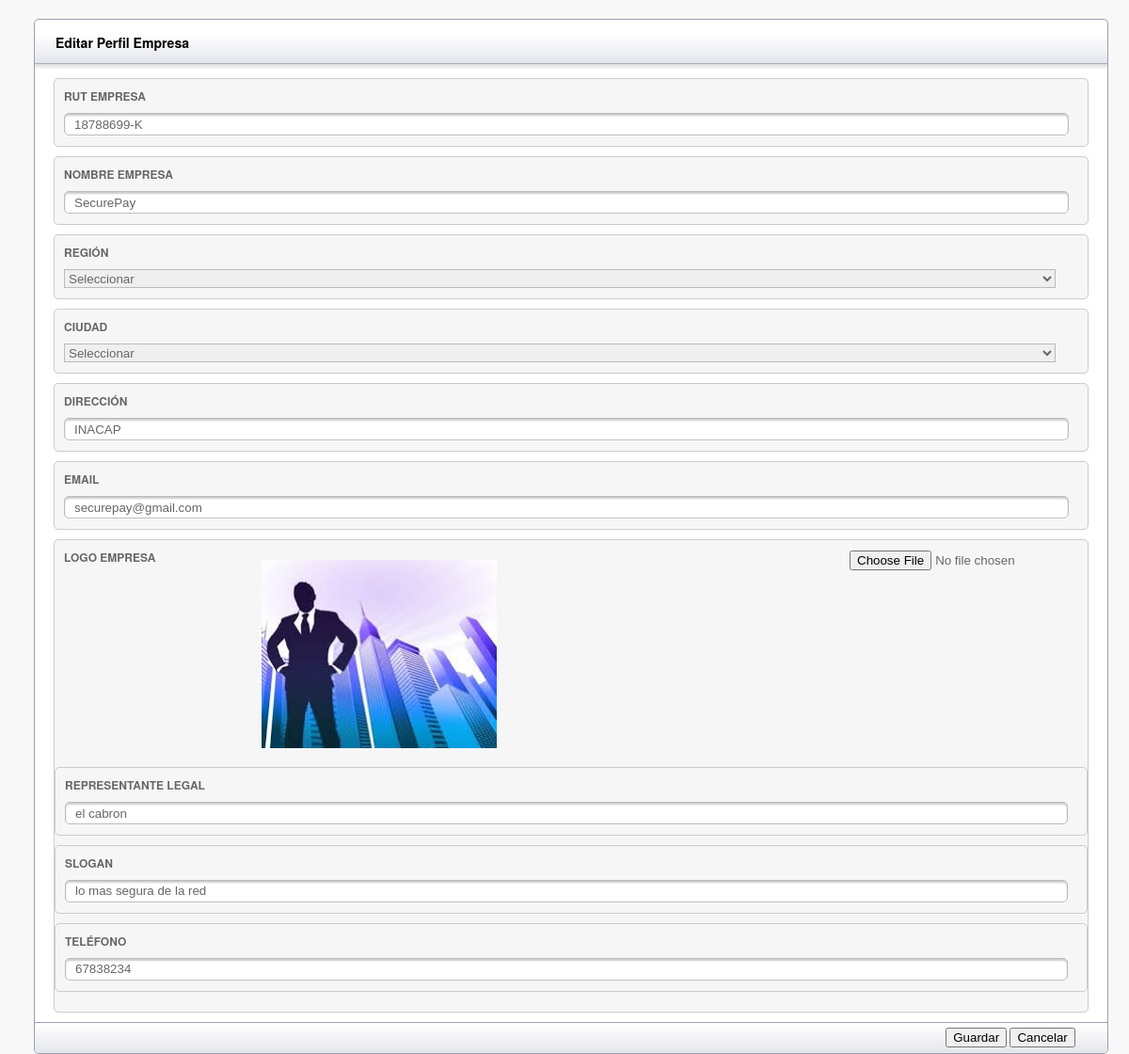
The page /Views/admin/Administrar_Sitio/Perfil/editar.php on the database its author committed.
### tables this page shows
CREATE TABLE IF NOT EXISTS `perfil_empresa` (
  `rut_empresa` varchar(20) NOT NULL,
  `nombre_empresa` varchar(50) NOT NULL,
  `id_region` int(11) NOT NULL,
  `id_ciudad` int(11) NOT NULL,
  `direccion` varchar(200) NOT NULL,
  `email` varchar(100) NOT NULL,
  `logo` varchar(100) NOT NULL,
  `representante` varchar(100) NOT NULL,
  `slogan` varchar(100) NOT NULL,
  `telefono` int(11) NOT NULL,
  `rut` varchar(15) NOT NULL,
  `fecha` date NOT NULL,
  PRIMARY KEY (`rut_empresa`),
  KEY `id_region` (`id_region`),
  KEY `id_ciudad` (`id_ciudad`),
  KEY `rut` (`rut`)
);

### Conection/db.php (called while the page is built, shortened)
<?php
class Conectar{
    public static function conexion(){
        $conexion=new mysqli("localhost", "root", "", "securepay_bd");
        $conexion->query("SET NAMES 'utf8'");
        return $conexion;
    }
}
?>

### Controller/perfil_empresa.controller.php (called while the page is built, shortened)
<?php
require_once("../../../../Model/perfil_empresa.model.php");
	function buscar_perfil_empresa(){
		$empresa=new perfil_empresa_model();
		$datos=$empresa->get_perfil_empresa();
		return $datos;
	}
?>

### Model/perfil_empresa.model.php (called while the page is built, shortened)
<?php
class perfil_empresa_model{
    private $db;
    private $perfil_empresa;
    public function __construct(){
        $this->db=Conectar::conexion();
        $this->perfil_empresa=array();
    }
    public function buscar_existente()
	{
		$consulta=$this->db->query("SELECT rut_empresa FROM perfil_empresa;");
        while($filas=$consulta->fetch_assoc()){
            $this->perfil_empresa[]=$filas;
        }
        return $this->perfil_empresa;
	}
    public function get_perfil_empresa(){
        $consulta=$this->db->query("SELECT perfil_empresa.rut_empresa, perfil_empresa.nombre_empresa, perfil_empresa.direccion, perfil_empresa.email, perfil_empresa.logo, perfil_empresa.representante, perfil_empresa.slogan, perfil_empresa.telefono, region.nombre_region, ciudad.nombre_ciudad FROM perfil_empresa , region, ciudad WHERE perfil_empresa.id_region = region.id_region AND perfil_empresa.id_ciudad = ciudad.id_ciudad;");
        while($filas=$consulta->fetch_assoc()){
            $this->perfil_empresa[]=$filas;
        }
        return $this->perfil_empresa;
    }
}
?>

### Views/admin/Administrar_Sitio/Perfil/editar.php (the view, shortened to what this page needs)
<?php
 require_once("../../../../Conection/db.php");
 require_once("../../../../Controller/perfil_empresa.controller.php");
?>
<!DOCTYPE html PUBLIC "-//W3C//DTD XHTML 1.0 Transitional//EN" "http://www.w3.org/TR/xhtml1/DTD/xhtml1-transitional.dtd">
<html xmlns="http://www.w3.org/1999/xhtml">
<head>
<link rel="stylesheet" href="../../../../css/layout.css" type="text/css" media="screen" />
</head>
<body>
<article class="module width_full">
			<header><h3 style="padding-left: 22px;">Editar Perfil Empresa</h3></header>
				<div class="module_content">
            <?php
			$rut_empresa = existe();
					if (empty($rut_empresa)) {
					?>
<fieldset>
							<label>Rut Empresa</label>
							<input type="text" value="" id="rut_empresa" required="required">
						</fieldset>
                        <fieldset>
							<label>Nombre Empresa</label>
							<input type="text" value="" id="nombre_empresa" required="required">
						</fieldset>
                 		<fieldset>
                            <label>Región</label>
                            <select name="id_region" id="id_region">
                              <option value="Seleccionar">Seleccionar</option>
                              <option value="15">Arica</option>
                            </select>
                        </fieldset>
						<fieldset>
                             <label>Ciudad</label>
                            <select name="id_ciudad" id="id_ciudad">
                              <option value="Seleccionar">Seleccionar</option>
                              <option value="14">Arica</option>
                            </select>
                        </fieldset>
                        <fieldset>
							<label>Dirección</label>
							<input type="text" value="" id="direccion" required="required">
						</fieldset>
                        <fieldset>
							<label>Email</label>
							<input type="text" value="" id="email" required="required">
						</fieldset>
                        <fieldset>
							<label>Logo Empresa</label>
                            <img src="../../../../images/Logos/" id="img" height="200" width="250" style="margin:10px" />
							<input style="float:right;" type="file" class="file-input" size="32" id="imagen" required="required">
                         <fieldset>
							<label>Representante Legal</label>
							<input type="text" value="" id="representante" required="required">
						</fieldset>
                          <fieldset>
							<label>Slogan</label>
							<input type="text" value="" id="slogan" required="required">
						</fieldset>
                           <fieldset>
							<label>Teléfono</label>
							<input type="text" value="" id="telefono" required="required">
						</fieldset>
		<?php
		}else
		{
foreach (buscar_perfil_empresa() as $dato) {
			?>
                        <fieldset>
							<label>Rut Empresa</label>
							<input type="text" value="<?php echo $dato['rut_empresa'] ?>" id="rut_empresa" required="required">
						</fieldset>
                        <fieldset>
							<label>Nombre Empresa</label>
							<input type="text" value="<?php echo $dato['nombre_empresa'] ?>" id="nombre_empresa" required="required">
						</fieldset>
                 		<fieldset>
                            <label>Región</label>
                            <select name="id_region" id="id_region">
                              <option value="Seleccionar">Seleccionar</option>
                            </select>
                        </fieldset>
						<fieldset>
                             <label>Ciudad</label>
                            <select name="id_ciudad" id="id_ciudad">
                              <option value="Seleccionar">Seleccionar</option>
                            </select>
                        </fieldset>
                        <fieldset>
							<label>Dirección</label>
							<input type="text" value="<?php echo $dato['direccion'] ?>" id="direccion" required="required">
						</fieldset>
                        <fieldset>
							<label>Email</label>
							<input type="text" value="<?php echo $dato['email'] ?>" id="email" required="required">
						</fieldset>
                        <fieldset>
							<label>Logo Empresa</label>
                            <img src="../../../../images/Logos/<?php echo $dato["logo"] ?>" id="img" height="200" width="250" style="margin:10px" />
							<input style="float:right;" type="file" class="file-input" size="32" id="imagen" required="required">
                         <fieldset>
							<label>Representante Legal</label>
							<input type="text" value="<?php echo $dato['representante'] ?>" id="representante" required="required">
						</fieldset>
                          <fieldset>
							<label>Slogan</label>
							<input type="text" value="<?php echo $dato['slogan'] ?>" id="slogan" required="required">
						</fieldset>
                           <fieldset>
							<label>Teléfono</label>
							<input type="text" value="<?php echo $dato['telefono'] ?>" id="telefono" required="required">
						</fieldset>
			<?php
				}
			} ?>
				</div>
			<footer>
				<div class="submit_link">
					<input type="button" value="Guardar" class="alt_btn">
				  <input type="button" value="Cancelar">
			  </div>
			</footer>
		</article>
</body>
</html>

### css/layout.css (style rules this page uses)
html, div, map, dt, isindex, form, header, aside, section, section, article, footer { display: block; }
html, body { height: 100%; margin: 0; padding: 0; font-family: "Helvetica Neue", Helvetica, Arial, Verdana, sans-serif; background: #F8F8F8; font-size: 12px; }
.module { border: 1px solid #9BA0AF; width: 100%; margin: 20px 3% 0 3%; margin-top: 20px; -webkit-border-radius: 5px; -moz-border-radius: 5px; border-radius: 5px; background: #ffffff; }
.module header { height: 38px; width: 100%; background: #F1F1F4 url(../images/secondary_bar.png) repeat-x; -webkit-border-top-left-radius: 5px; -webkit-border-top-right-radius: 5px; -moz-border-radius-topleft: 5px; -moz-border-radius-topright: 5px; border-top-left-radius: 5px; border-top-right-radius: 5px; }
.module footer { height: 32px; width: 100%; border-top: 1px solid #9CA1B0; background: #F1F1F4 url(../images/module_footer_bg.png) repeat-x; -webkit-border-bottom-left-radius: 5px; -webkit-border-bottom-right-radius: 5px; -moz-border-radius-bottomleft: 5px; -moz-border-radius-bottomright: 5px; -webkit-border-bottom-left-radius: 5px; -webkit-border-bottom-right-radius: 5px; }
.module_content { margin: 10px 20px; color: #666; }
.width_full { width: 95%; }
fieldset { -webkit-border-radius: 5px; -moz-border-radius: 5px; border-radius: 5px; background: #F6F6F6; border: 1px solid #ccc; padding: 1% 0%; margin: 10px 0; }
fieldset label { display: block; float: left; width: 200px; height: 25px; line-height: 25px; text-shadow: 0 1px 0 #fff; font-weight: bold; padding-left: 10px; margin: -5px 0 5px 0; text-transform: uppercase; }
fieldset input[type=text] { -webkit-border-radius: 5px; -moz-border-radius: 5px; border-radius: 5px; border: 1px solid #BBBBBB; height: 20px; color: #666666; -webkit-box-shadow: inset 0 2px 2px #ccc, 0 1px 0 #fff; -moz-box-shadow: inset 0 2px 2px #ccc, 0 1px 0 #fff; box-shadow: inset 0 2px 2px #ccc, 0 1px 0 #fff; padding-left: 10px; background-position: 10px 6px; margin: 0; display: block; float: left; width: 96%; margin: 0 10px; }
fieldset select { width: 96%; margin: 0 10px; border: 1px solid #bbb; height: 20px; color: #666666; }
.submit_link { float: right; margin-right: 3%; padding: 5px 0; }

### rows shown on the page
perfil_empresa: rut_empresa "18788699-K", nombre_empresa "SecurePay", direccion "INACAP", email "securepay@gmail.com", logo (picture), representante "el cabron", slogan "lo mas segura de la red", telefono "67838234"
